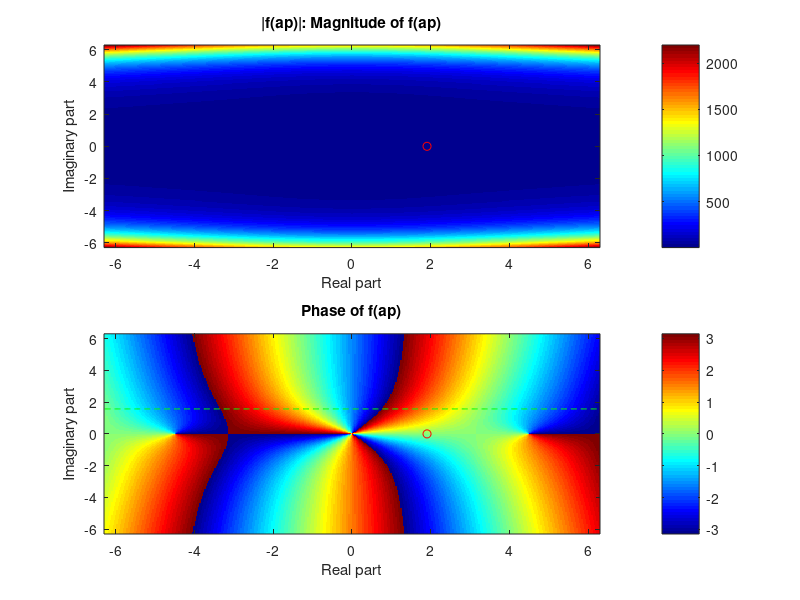

MATLAB code for this plot:
% Define the range and resolution for the real and imaginary parts
real_range = linspace(-2*pi, 2*pi, 400);
imag_range = linspace(-2*pi, 2*pi, 400);

% Create a grid of complex numbers
[Re, Im] = meshgrid(real_range, imag_range);
AP = Re + 1i*Im;

% Evaluate the function over the grid
F = sin(AP) - AP.*cos(AP);

% Special value
ap_special = 1.905695729309883894882645;
f_ap_special = sin(ap_special) - ap_special*cos(ap_special);

% Plot the results
figure;

% Plot the magnitude
subplot(2, 1, 1);
imagesc(real_range, imag_range, abs(F));
hold on;
plot(ap_special, 0, 'ro');  % Mark the special ap value
hold off;
axis xy; % To place the origin at the bottom left
colorbar;
xlabel('Real part');
ylabel('Imaginary part');
title('|f(ap)|: Magnitude of f(ap)');

% Plot the phase (angle)
subplot(2, 1, 2);
imagesc(real_range, imag_range, angle(F));
hold on;
plot(ap_special, 0, 'ro');  % Mark the special ap value
plot(real_range, ones(size(real_range))*pi/2, 'g--');  % Line for pi/2
hold off;
axis xy; % To place the origin at the bottom left
colorbar;
xlabel('Real part');
ylabel('Imaginary part');
title('Phase of f(ap)');

% Adjust the figure for better visualization
colormap(jet);  % Use a color map for better visualization
